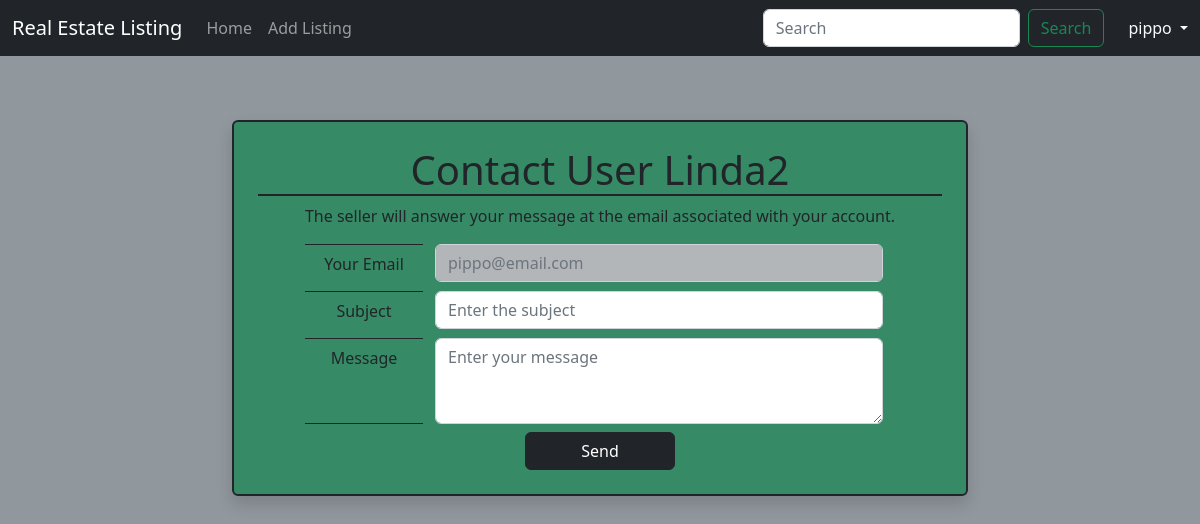
Screenshot of /accounts/profile/6/contact_profile (signed in) with the database file from the repository.
### accounts/models.py (models this page shows, shortened)
class CustomUser(AbstractUser):
    email = models.EmailField(validators=[EmailValidator(message='Please enter a valid email address.')], unique=True, blank=False, null=False)
    phone_number = models.CharField(max_length=20, null=True, blank=True)
    date_of_birth = models.DateField(null=True, blank=True)
    address = models.CharField(max_length=100, null=True, blank=True)

### accounts/views.py (the view, shortened to what this page needs)
# urls.py: path("profile/<int:pk>/contact_profile", ContactProfileView.as_view(), name="contact_profile"),
class ContactProfileView(LoginRequiredMixin, TemplateView):
    template_name = "contact_profile.html"
    success_url = reverse_lazy("success_page")
    def get_context_data(self, **kwargs):
        context = super().get_context_data(**kwargs)
        user_pk = self.kwargs.get('pk')
        contacted_user = get_object_or_404(CustomUser, pk=user_pk)
        context['contacted_user_pk'] = user_pk
        context['contacted_user'] = contacted_user.username
        return context

### templates/contact_profile.html (shortened to what this page needs)
{% extends "base.html" %}
{% block content %}
<div class="container mt-5 mb-2">
    <div class="row justify-content-center">
        <div class="col-md-8">
            <div class="bg-success bg-opacity-75 text-center p-4 border border-2 border-dark rounded shadow">
                <h1 class="border-bottom border-2 border-dark">Contact User {{ contacted_user }}</h1>
                <p>The seller will answer your message at the email associated with your account.</p>
                <form method="post" action="{% url 'contact_seller' contacted_user_pk %}">
                    <div class="form-group row justify-content-center mb-2">
                        <label for="email" class="col-md-2 col-form-label border-top border-1 border-dark">Your Email</label>
                        <div class="col-md-8">
                            <input type="email" style="background-color: #b3b6b8" class="form-control text-secondary" id="email" name="email" placeholder="Email" value="{{user.email}}" disabled>
                        </div>
                    </div>
                    <div class="form-group row justify-content-center mb-2">
                        <label for="subject" class="col-md-2 col-form-label border-top border-1 border-dark">Subject</label>
                        <div class="col-md-8">
                            <input type="text" class="form-control text-dark" id="subject" placeholder="Enter the subject">
                        </div>
                    </div>
                    <div class="form-group row justify-content-center mb-2">
                        <label for="message" class="col-md-2 col-form-label border-top border-bottom border-1 border-dark">Message</label>
                        <div class="col-md-8">
                            <textarea class="form-control" id="message" rows="3" placeholder="Enter your message"></textarea>
                        </div>
                    </div>
                    <div class="form-group row justify-content-center">
                        <div class="col-md-8">
                            <button type="submit" class="btn btn-dark col-md-4">Send</button>
                        </div>
                    </div>
                </form>
            </div>
        </div>
    </div>
</div>
{% endblock %}

### templates/base.html (shortened to what this page needs)
<!DOCTYPE html>
<html>
<head>
    <link href="https://cdn.jsdelivr.net/npm/bootstrap@5.2.3/dist/css/bootstrap.min.css" rel="stylesheet"
>
</head>
<body class="bg-secondary bg-opacity-75">
<nav class="navbar navbar-expand-md navbar-dark fixed-top bg-dark">
    <div class="container-fluid">
        <a class="navbar-brand" href="{% url 'home' %}">Real Estate Listing</a>
        <div class="collapse navbar-collapse" id="navbarCollapse">
            <ul class="navbar-nav me-auto mb-2 mb-md-0">
                <li class="nav-item">
                    <a class="nav-link" aria-current="page" href="{% url 'home' %}">Home</a>
                </li>
                {% if user.is_authenticated %}
                <li class="nav-item">
                    <a class="nav-link" href="{% url 'listing_create' %}">Add Listing</a>
                </li>
                {% endif %}
            </ul>
            <form class="d-flex" role="search" action="{% url 'search' %}">
                <input class="form-control me-2" type="search" name="search" placeholder="Search" aria-label="Search">
                <button class="btn btn-outline-success me-4" type="submit">Search</button>
            </form>
            {% if user.is_authenticated %}
            <div class="dropdown navbar-dark text-end">
                <a href="#" class="d-block link-light text-decoration-none dropdown-toggle" id="dropdownUser1"
                   data-bs-toggle="dropdown" aria-expanded="false">
                    {{ user.username }}
                </a>
            </div>
            {% else %}
            <div class="text-end">
                <a href="{% url 'login' %}" class="btn btn-outline-success me-2">
                    Log In</a>
                <a href="{% url 'signup' %}" class="btn btn-success">Sign Up</a>
            </div>
            {% endif %}
        </div>
    </div>
</nav>
<main>
    <div class="container-fluid pt-5 mt-4">
        {% block content %}
        {% endblock content %}
    </div>
</main>
</body>
</html>

### rows the page displays
CustomUser: username "pippo", email "pippo@email.com"
CustomUser: username "Linda2"
